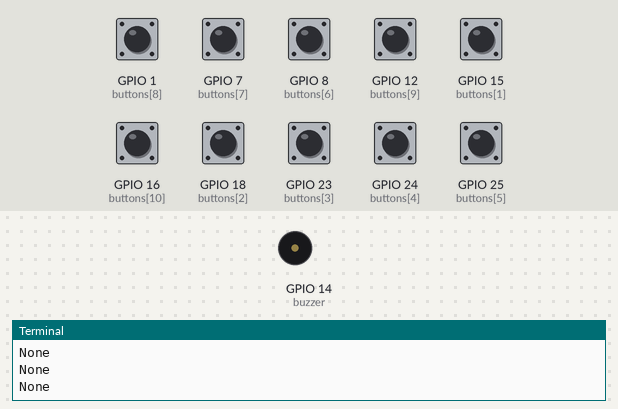
Recording of a program running on a simulated Raspberry Pi (BCM pin numbers). Shown: buzzer (waves = sounding), the last lines printed to the terminal. Inputs (shaded band) come from the test bench; at power-on: GPIO 1 (buttons[8]), GPIO 7 (buttons[7]), GPIO 8 (buttons[6]), GPIO 12 (buttons[9]), GPIO 15 (buttons[1]), GPIO 16 (buttons[10]), GPIO 18 (buttons[2]), GPIO 23 (buttons[3]), GPIO 24 (buttons[4]), GPIO 25 (buttons[5]) LOW.

Above: at 1.2 s.
1.3 s: GPIO 1 (buttons[8]) pulled HIGH for 0.15 s
At 1.4 s:
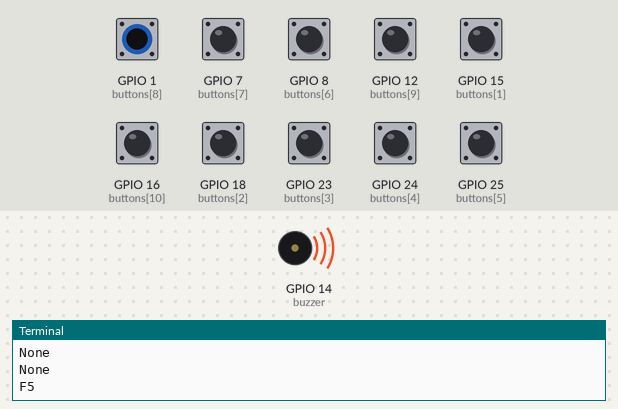
3.0 s: GPIO 7 (buttons[7]) pulled HIGH for 0.15 s
At 4.3 s:
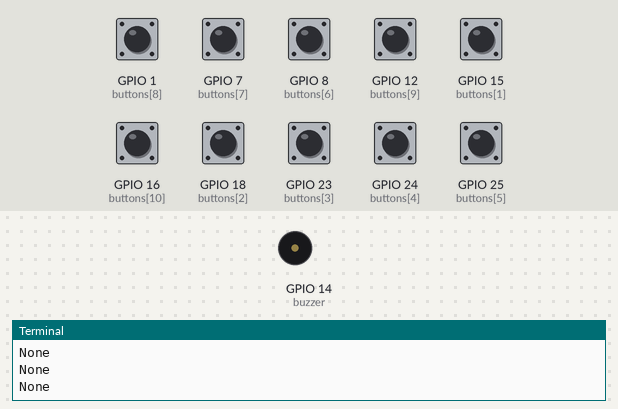
4.6 s: GPIO 8 (buttons[6]) pulled HIGH for 0.15 s
At 4.72 s:
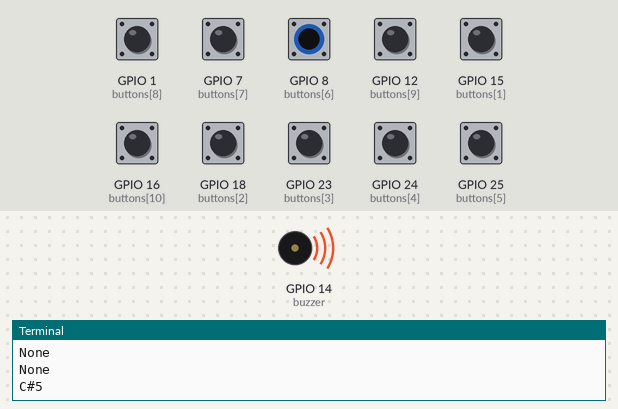
6.2 s: GPIO 12 (buttons[9]) pulled HIGH for 0.15 s
At 7.2 s:
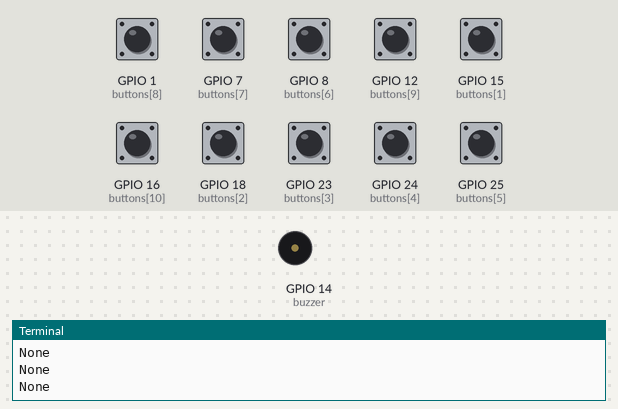
7.8 s: GPIO 15 (buttons[1]) pulled HIGH for 0.15 s
At 7.93 s:
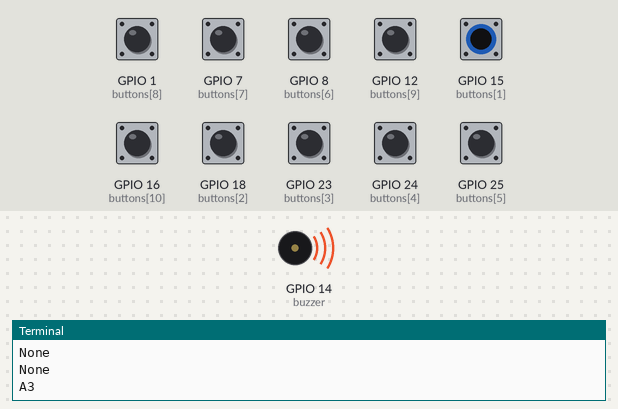
9.4 s: GPIO 16 (buttons[10]) pulled HIGH for 0.15 s
At 10.1 s:
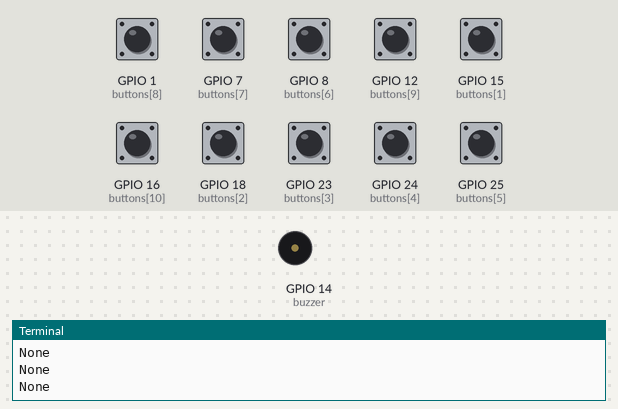
Timing chart, 0 to 12.0 s (numbered marks = the images above; inputs shaded):
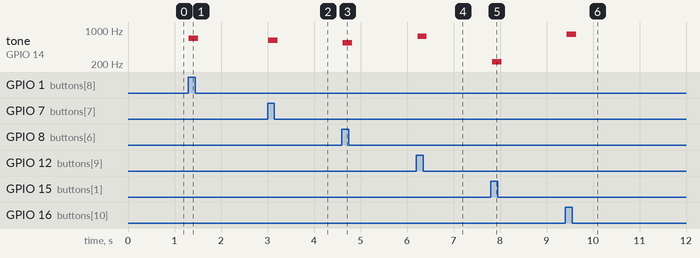

The program:

10_button_symphony.py
```python
#!/usr/bin/env python2
"""
Rigged up 10 buttons and 1 buzzer. This can be used with any number of
buttons >= 1. Here is what I did on the breadboard.

Description
===========
There is one 3.3V pin supplying input power to the buttons and the GPIO pins
are set up to listen for the button to close the circuit.

.__________________________
|\ main board       \ rail \.
| +-----------------+-------+
| | [o]-.         .^v^.     |
| |   `-.         P |       |
| | [o]-.         .^v^.     |
| |   `-.         P |       |
| | [o]-.         .^v^.     |
| |   `-.         P |       |
| | [o]-.         .^v^.     |
| |   `-.         P |       |
| | [o]-.         .^v^.     |
| |   `-.         P | +     |
//////////////////////////////
repeat for 10 buttons
//////////////////////////////
| |  ___.--     -   |       |
| | ( o )           |       |
| |  ---`--     P   |       |
| |                 |       |
| |                 |       |
 \+-----------------+-------+

Legend
======
+-------------------------------------+
| P            = GPIO Pin Connection  |
+-------------------------------------+
| +            = 3.3V Pin Connection  |
+-------------------------------------+
| -            = Ground Pin Connection|
+-------------------------------------+
| .^v^.        = 1k ohm Resistor      |
+-------------------------------------+
| [o]-.        = button & anode       |
|   `-.        = button & cathnode    |
+-------------------------------------+
|  ___.--      = buzzer cathode       |
| ( o )        = buzzer               |
|  ---`--      = buzzer anode         |
+-------------------------------------+
"""
from time import sleep

from gpiozero import TonalBuzzer
from gpiozero import Button
from gpiozero.tones import Tone


def play_me(my_buzzer, my_buttons, reactivity=0.1):
    """
    Description
    -----------
    Play the buzzer with some arbitrary number of GPIO buttons all hooked up!

    Params
    ------
    :my_buzzer: gpiozero.TonalBuzzer
    The buzzer object you will be buzzing.

    :buttons: list[gpiozero.Button]
    A list of buttons that you will be using to play said buzzer. The order of
    the list will dictate where in the evaluation order that the button will
    take priority. The buttons with lower indices, if pressed, will be
    prioritized over buttons with higher indices that are also pressed. There
    can only be one tone played at a time.

    :reactivity: float = 0.1

    Return
    ------
    None
    """

    # Creates a dictionary correlating the index in the button list to a
    # dictionary key containing values representing evenly spaced intervals
    # between the minimum and maximum tone for the provided buzzer
    tones_to_listen_for = {
        k: (
            k * (
                my_buzzer.max_tone.frequency - my_buzzer.min_tone
            ) / len(my_buttons)
        ) + my_buzzer.min_tone.frequency
        for k, v in enumerate(my_buttons)
    }

    # Infinite loop that sets the buzzer to the tone of the
    # button that is first pressed
    while True:
        for i, button in enumerate(my_buttons):
            if button.is_pressed:
                my_buzzer.play(Tone(tones_to_listen_for[i]))
                break
            else:
                my_buzzer.play(None)
        print(my_buzzer.tone)
        sleep(reactivity)


if __name__ == "__main__":
    pins = [
        14,
        15,
        18,
        23,
        24,
        25,
        8,
        7,
        1,
        12,
        16
    ]
    buzzer = TonalBuzzer(pins[0])
    buttons = [Button(pin, pull_up=False) for pin in pins[1::]]
    play_me(my_buzzer=buzzer, my_buttons=buttons)
```

Measured:
- after the input at 1.3 s, tone on GPIO 14 (buzzer): silent → 682 Hz at once, → silent 0.20 s later
- after the input at 3.0 s, tone on GPIO 14 (buzzer): silent → 616 Hz at once, → silent 0.20 s later
- after the input at 4.6 s, tone on GPIO 14 (buzzer): silent → 550 Hz at once, → silent 0.20 s later
- after the input at 6.2 s, tone on GPIO 14 (buzzer): silent → 748 Hz at once, → silent 0.20 s later
- after the input at 7.8 s, tone on GPIO 14 (buzzer): silent → 220 Hz at once, → silent 0.20 s later
- after the input at 9.4 s, tone on GPIO 14 (buzzer): silent → 814 Hz at once, → silent 0.20 s later
